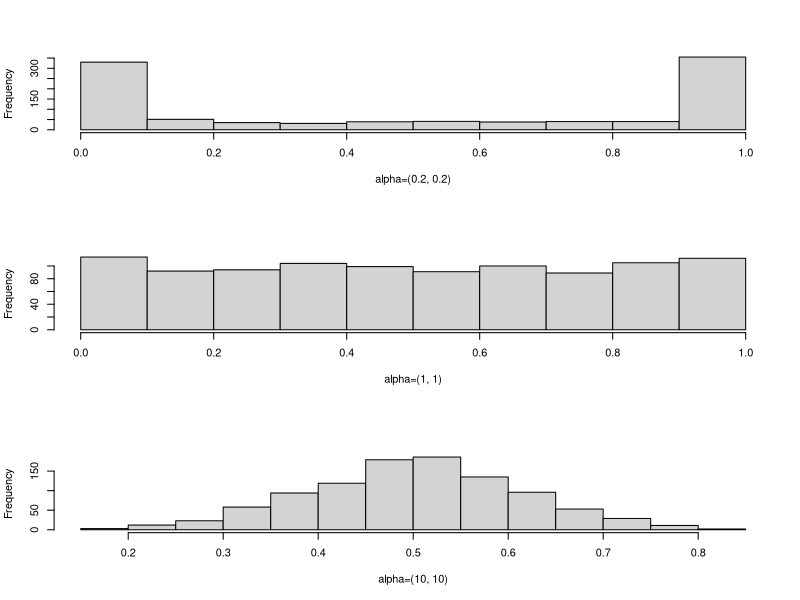

The R script that drew this image:
# CS 571, Duke University, Fall 2013
# Matt Dickenson - mcd31
# Homework 6

setwd('~/github/cs571/homework/hw7')

# Problem 2
beta02 = rbeta(1000, 0.2, 0.2)
beta1  = rbeta(1000, 1, 1)
beta10 = rbeta(1000, 10, 10)

pdf("betasamps.pdf", height=6, width=2)
par(mfrow=c(3,1))
hist(beta02, main="", xlab="alpha=(0.2, 0.2)")
hist(beta1, main="", xlab="alpha=(1, 1)")
hist(beta10, main="", xlab="alpha=(10, 10)")
dev.off()